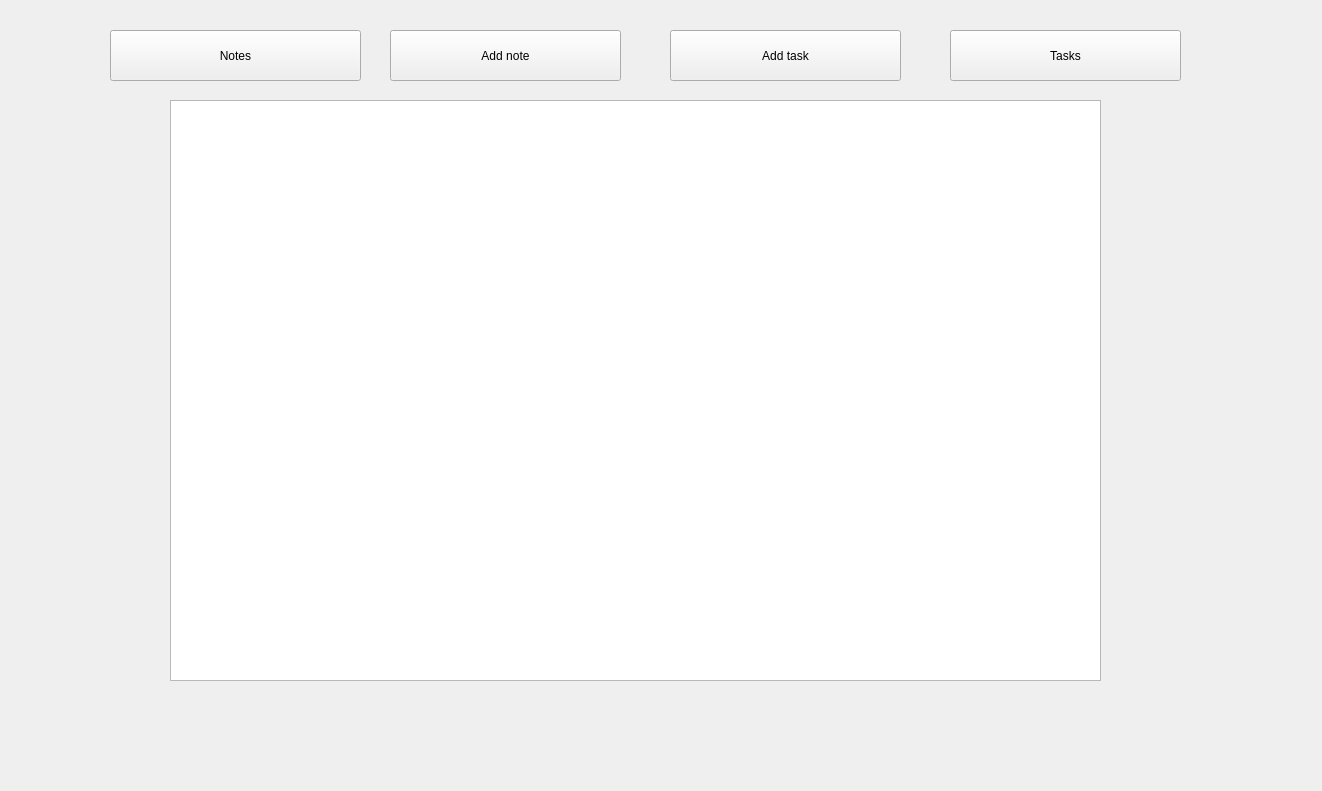
<?xml version="1.0" encoding="UTF-8"?>
<ui version="4.0">
 <class>MainWindow</class>
 <widget class="QMainWindow" name="MainWindow">
  <property name="geometry">
   <rect>
    <x>0</x>
    <y>0</y>
    <width>1322</width>
    <height>791</height>
   </rect>
  </property>
  <property name="windowTitle">
   <string>MainWindow</string>
  </property>
  <widget class="QWidget" name="centralwidget">
   <widget class="QStackedWidget" name="notesStackedWidget">
    <property name="geometry">
     <rect>
      <x>20</x>
      <y>90</y>
      <width>1241</width>
      <height>651</height>
     </rect>
    </property>
    <property name="currentIndex">
     <number>3</number>
    </property>
    <widget class="QWidget" name="pageRepresent">
     <widget class="QListWidget" name="listWidgetNotes">
      <property name="geometry">
       <rect>
        <x>150</x>
        <y>10</y>
        <width>931</width>
        <height>581</height>
       </rect>
      </property>
     </widget>
    </widget>
    <widget class="QWidget" name="pageAddNote">
     <widget class="QPushButton" name="btnAddNote">
      <property name="geometry">
       <rect>
        <x>700</x>
        <y>20</y>
        <width>151</width>
        <height>41</height>
       </rect>
      </property>
      <property name="text">
       <string>Add</string>
      </property>
     </widget>
     <widget class="QLineEdit" name="lineEditTitle">
      <property name="geometry">
       <rect>
        <x>420</x>
        <y>20</y>
        <width>221</width>
        <height>41</height>
       </rect>
      </property>
     </widget>
     <widget class="QLabel" name="labelTitle1">
      <property name="geometry">
       <rect>
        <x>360</x>
        <y>30</y>
        <width>49</width>
        <height>16</height>
       </rect>
      </property>
      <property name="text">
       <string>Title</string>
      </property>
      <property name="alignment">
       <set>Qt::AlignmentFlag::AlignCenter</set>
      </property>
     </widget>
     <widget class="QLabel" name="labelNote">
      <property name="geometry">
       <rect>
        <x>30</x>
        <y>330</y>
        <width>49</width>
        <height>16</height>
       </rect>
      </property>
      <property name="text">
       <string>Note</string>
      </property>
      <property name="alignment">
       <set>Qt::AlignmentFlag::AlignCenter</set>
      </property>
     </widget>
     <widget class="QTextEdit" name="textEditNote">
      <property name="geometry">
       <rect>
        <x>120</x>
        <y>90</y>
        <width>1011</width>
        <height>541</height>
       </rect>
      </property>
     </widget>
    </widget>
    <widget class="QWidget" name="pageAddTask">
     <widget class="QLineEdit" name="lineEditTaskTitle">
      <property name="geometry">
       <rect>
        <x>420</x>
        <y>20</y>
        <width>221</width>
        <height>41</height>
       </rect>
      </property>
     </widget>
     <widget class="QTextEdit" name="textEditSubtasks">
      <property name="geometry">
       <rect>
        <x>120</x>
        <y>90</y>
        <width>1011</width>
        <height>540</height>
       </rect>
      </property>
     </widget>
     <widget class="QLabel" name="labelTask">
      <property name="geometry">
       <rect>
        <x>50</x>
        <y>340</y>
        <width>49</width>
        <height>16</height>
       </rect>
      </property>
      <property name="text">
       <string>Subtasks</string>
      </property>
     </widget>
     <widget class="QLabel" name="labelTitleTask1">
      <property name="geometry">
       <rect>
        <x>350</x>
        <y>30</y>
        <width>49</width>
        <height>16</height>
       </rect>
      </property>
      <property name="text">
       <string>Title</string>
      </property>
      <property name="alignment">
       <set>Qt::AlignmentFlag::AlignCenter</set>
      </property>
     </widget>
     <widget class="QPushButton" name="btnAddTask">
      <property name="geometry">
       <rect>
        <x>700</x>
        <y>20</y>
        <width>151</width>
        <height>41</height>
       </rect>
      </property>
      <property name="text">
       <string>Add</string>
      </property>
     </widget>
    </widget>
    <widget class="QWidget" name="pageRepresentTasks">
     <widget class="QListWidget" name="listWidgetTasks">
      <property name="geometry">
       <rect>
        <x>150</x>
        <y>10</y>
        <width>931</width>
        <height>581</height>
       </rect>
      </property>
     </widget>
    </widget>
   </widget>
   <widget class="QPushButton" name="btnRepresent">
    <property name="geometry">
     <rect>
      <x>110</x>
      <y>30</y>
      <width>251</width>
      <height>51</height>
     </rect>
    </property>
    <property name="text">
     <string>Notes</string>
    </property>
   </widget>
   <widget class="QPushButton" name="btnAddNoteMenu">
    <property name="geometry">
     <rect>
      <x>390</x>
      <y>30</y>
      <width>231</width>
      <height>51</height>
     </rect>
    </property>
    <property name="text">
     <string>Add note</string>
    </property>
   </widget>
   <widget class="QPushButton" name="btnAddTaskMenu">
    <property name="geometry">
     <rect>
      <x>670</x>
      <y>30</y>
      <width>231</width>
      <height>51</height>
     </rect>
    </property>
    <property name="text">
     <string>Add task</string>
    </property>
   </widget>
   <widget class="QPushButton" name="btnRepresentTasks">
    <property name="geometry">
     <rect>
      <x>950</x>
      <y>30</y>
      <width>231</width>
      <height>51</height>
     </rect>
    </property>
    <property name="text">
     <string>Tasks</string>
    </property>
   </widget>
  </widget>
 </widget>
 <resources/>
 <connections/>
</ui>
